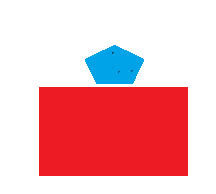
#> input picture data/IM_SAMPLE1.png, 216 x 194 px, found by its file name
$ jupyter execute color_similarity.ipynb
#> lines starting #> are read from the running program, lines starting #| are printed output that depends on the picture
Find color similarity between two images using kmeans clustering algorithms

[cell 1]
import cv2
from sklearn.cluster import KMeans
import matplotlib.pyplot as plt
import numpy as np

[cell 2]
from google.colab import drive
drive.mount('/content/drive')

[cell 3]
file1 = '/content/drive/My Drive/Data Science Classroom/dataset/IM_SAMPLE1.png'
file2 = '/content/drive/My Drive/Data Science Classroom/dataset/IM_SAMPLE2.png'

[cell 4]
def get_dominant_color(file):
    # reading the image
    img = cv2.imread(file)
#> img is the input picture: shape (194, 216, 3); mean B, G, R 184.8, 179.5, 239.3
    #convert image from BGR to RGB
    img = cv2.cvtColor(img, cv2.COLOR_BGR2RGB)
    img = cv2.resize(img, (128,128))
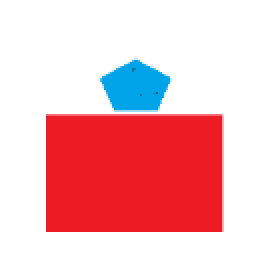
#> img: shape (128, 128, 3) (shown 2 times larger); mean R, G, B 239.4, 179.6, 184.8
    #reshaping pixels
    img = img.reshape((img.shape[0] * img.shape[1], 3))
    #using k-means to cluster pixels
    kmeans = KMeans(n_clusters = 3)
    kmeans.fit(img)
    #the cluster centers are our dominant colors.
    colors = kmeans.cluster_centers_
    return colors

[cell 5]
out1 = get_dominant_color(file1)
out2 = get_dominant_color(file2)
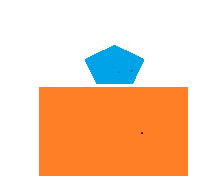
#> input picture data/IM_SAMPLE2.png, 216 x 194 px, found by its file name
#> in get_dominant_color, img is the input picture: shape (194, 216, 3); mean B, G, R 185.7, 210.8, 245
#> in get_dominant_color (call 2), `img = cv2.resize(img, (128,128))`:
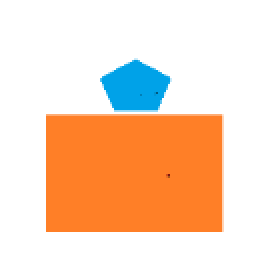
#> img: shape (128, 128, 3) (shown 2 times larger); mean R, G, B 245, 210.9, 185.8

[cell 6]
out1-out2

[cell 7]
diff = out1 - out2
diff = diff.flatten()
l = len(diff)
print(l)
score = 0
for d in diff:
    if abs(d)<5:
        score +=1
print(score)
score = score/l
print('Similarity score --> {}'.format(round(score,2)))

[cell 8]
def get_color_similarity_score(file1,file2):
    out1 = get_dominant_color(file1)
    out2 = get_dominant_color(file2)
    diff = 0
    diff = out1-out2
    arr = diff.flatten()
    l = len(arr)
    score = 0
    for d in arr:
        if abs(d)<5:
            score +=1
    print(score)
    score = score/l
    return round(score,2)
